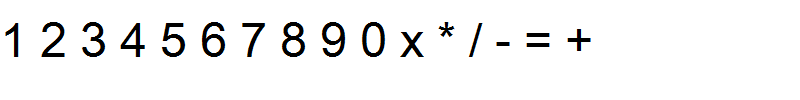
#> input picture images/novo.png, 800 x 100 px
$ jupyter execute --allow-errors saNeuronskom.ipynb   (shell and % lines are left out)   (older library calls are emulated)
#> lines starting #> are read from the running program, lines starting #| are printed output that depends on the picture; after the words box and inside, x2 and y2 are one past the last pixel; in counts of white or black regions, pixels touching at a corner belong together
[cell 1]
from __future__ import print_function
#import potrebnih biblioteka
import cv2
import collections

# keras
from keras.models import Sequential
from keras.layers.core import Dense,Activation
from keras.optimizers import SGD

#Sklearn biblioteka sa implementiranim K-means algoritmom
from sklearn import datasets
from sklearn.cluster import KMeans

import numpy as np
import matplotlib.pylab as plt
plt.rcParams['figure.figsize'] = 16, 12 # za prikaz većih slika i plotova, zakomentarisati ako nije potrebno
print('sa')

[cell 2]
#Funkcionalnost implementirana u V1
def load_image(path):
#> called with path = 'images/novo.png'
    return cv2.cvtColor(cv2.imread(path), cv2.COLOR_BGR2RGB)
def image_gray(image):
    return cv2.cvtColor(image, cv2.COLOR_RGB2GRAY)
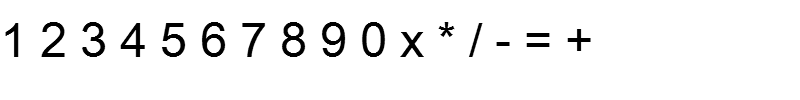
#> returned value: shape (100, 800); min 0, max 255, mean 242.4
def image_bin(image_gs):
    ret,image_bin = cv2.threshold(image_gs, 127, 255, cv2.THRESH_BINARY)
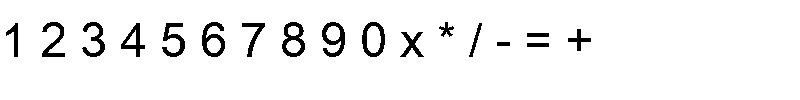
#> image_bin: shape (100, 800); 95% white; 17 black regions, largest, box (x1, y1, x2, y2) and area: (282, 22, 305, 57) 385, (202, 22, 225, 57) 380, (322, 22, 345, 57) 377
    return image_bin
def invert(image):
    return 255-image
#> returned value: shape (100, 800); 5% white; 17 white regions
def display_image(image, color= False):
    if color:
        plt.imshow(image)
    else:
        plt.imshow(image, 'gray')
def dilate(image):
    kernel = np.ones((3,3)) # strukturni element 3x3 blok
    return cv2.dilate(image, kernel, iterations=1)
def erode(image):
    kernel = np.ones((3,3)) # strukturni element 3x3 blok
    return cv2.erode(image, kernel, iterations=1)

#Funkcionalnost implementirana u OCR basic
def resize_region(region):
    resized = cv2.resize(region,(28,28), interpolation = cv2.INTER_NEAREST)
    return resized
def scale_to_range(image):
    return image / 255
def matrix_to_vector(image):
    return image.flatten()
def prepare_for_ann(regions):
    ready_for_ann = []
    for region in regions:
        ready_for_ann.append(matrix_to_vector(scale_to_range(region)))
    return ready_for_ann
def convert_output(outputs):
    return np.eye(len(outputs))
def winner(output):
    return max(enumerate(output), key=lambda x: x[1])[0]

[cell 3]
def select_roi(image_orig, image_bin):
    '''
    Funkcija kao u vežbi 2, iscrtava pravougaonike na originalnoj slici, pronalazi sortiran niz regiona sa slike,
    i dodatno treba da sačuva rastojanja između susednih regiona.
    '''
    img, contours, hierarchy = cv2.findContours(image_bin.copy(), cv2.RETR_EXTERNAL, cv2.CHAIN_APPROX_SIMPLE)
#> contours = 17 contours; largest, box (x1, y1, x2, y2) and area: (362, 22, 385, 57) 616, (282, 22, 305, 57) 580, (202, 22, 225, 57) 486, (322, 22, 345, 57) 482, (121, 23, 145, 57) 327
    sorted_regions = []  # lista sortiranih regiona po x osi (sa leva na desno)
    regions_dic = {}
    x0, y0, w0, h0 = cv2.boundingRect(contours[0])  # koordinate i velicina granicnog pravougaonika
#> x0 = 527; y0 = 43; w0 = 22; h0 = 4

    for contour in contours:
        x, y, w, h = cv2.boundingRect(contour)  # koordinate i velicina granicnog pravougaonika
        area = cv2.contourArea(contour)
        # CIFRE, x, y, +
        if h > 2 and w > 1 and h < 80 and w < 60 :
            # kopirati [y:y+h+1, x:x+w+1] sa binarne slike i smestiti u novu sliku
            # označiti region pravougaonikom na originalnoj slici (image_orig) sa rectangle funkcijom
            region = image_bin[y:y + h + 1, x:x + w + 1];
            regions_dic[x] = resize_region(region)
            cv2.rectangle(image_orig, (x, y), (x + w, y + h), (0, 255, 0), 2)
#> this loop made 17 passes
#> (x, y, w, h, area) on passes 4 to 15: (400, 32, 24, 25, 187), (568, 29, 23, 22, 122), (469, 23, 13, 34, 79.5), (242, 23, 23, 34, 178), (162, 23, 23, 34, 261), (121, 23, 24, 34, 327), (6, 23, 12, 34, 129.5), (439, 22, 15, 15, 68.5), (362, 22, 23, 35, 616), (322, 22, 23, 35, 482.5), (282, 22, 23, 35, 580), (202, 22, 23, 35, 485.5)
#> (contour, x, y, w, h, area) on passes 1 to 3: ([[527, 43], [527, 46], [548, 46], [548, 43]], 527, 43, 22, 4, 63), ([[497, 42], [497, 45], [509, 45], [509, 42]], 497, 42, 13, 4, 36), ([[527, 33], [527, 36], [548, 36], [548, 33]], 527, 33, 22, 4, 63)
#> pass 1, in resize_region, `resized = cv2.resize(region,(28,28), interpolation = cv2.INTER_NEAREST)`:
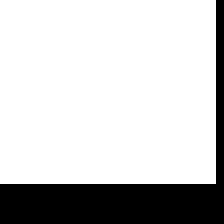
#> resized: shape (28, 28) (shown 8 times larger); 79.2% white; 1 black region, box (x1, y1, x2, y2) and area: (0, 0, 28, 28) 163
#> pass 2, in resize_region (call 2), `resized = cv2.resize(region,(28,28), interpolation = cv2.INTER_NEAREST)`:
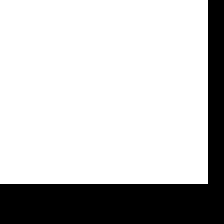
#> resized: shape (28, 28) (shown 8 times larger); 76.3% white; 1 black region, box (x1, y1, x2, y2) and area: (0, 0, 28, 28) 186
#> after the loop:
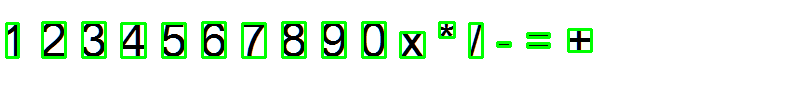
#> image_orig: shape (100, 800, 3); mean of channels 0, 1, 2 229.8, 245, 229.8; drawn as B, G, R
#> after the loop:
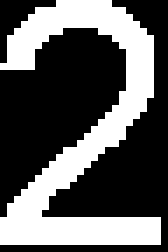
#> region: shape (36, 24) (shown 7 times larger); 36.6% white; 1 white region, box (x1, y1, x2, y2) and area: (0, 0, 23, 35) 316
#> after the loop, regions_dic = 16 items
            #         # minus

    sorted_regions_dic = collections.OrderedDict(sorted(regions_dic.items()))
#> sorted_regions_dic = 16 items
    sorted_regions = sorted_regions_dic.values()

    # sortirati sve regione po x osi (sa leva na desno) i smestiti u promenljivu sorted_regions
    return image_orig, sorted_regions

[cell 4]
# [44 lines left out: functions display_result, display_result1, not called in this run]

[cell 5]
def create_ann():
    '''
    Implementirati veštačku neuronsku mrežu sa 28x28 ulaznih neurona i jednim skrivenim slojem od 128 neurona.
    Odrediti broj izlaznih neurona. Aktivaciona funkcija je sigmoid.
    '''
    ann = Sequential()
    # Postaviti slojeve neurona mreže 'ann'
    ann.add(Dense(128, input_dim=784, activation='sigmoid'))
    ann.add(Dense(16, activation='sigmoid'))
    return ann

# [12 lines left out: function train_ann, not called in this run]

[cell 6]
image_color = load_image('images/novo.png')

image_test_obucavanje = invert(image_bin(image_gray(image_color)))
# img = image_bin(image_gray(image_color))
selected_test_obucavanje, letters_obucavanje = select_roi(image_color.copy(), image_test_obucavanje)

# selected_regions, letters = select_roi(image_color, img)
display_image(selected_test_obucavanje)
print ('Broj prepoznatih regiona:', len(letters_obucavanje))
#| Broj prepoznatih regiona: 16

[cell 7]
alphabet = ['1','2','3','4','5','6','7','8','9','0','x','*','/','-','=','+']
inputs = prepare_for_ann(letters_obucavanje)
#> inputs = 16 items
outputs = convert_output(alphabet)
#> (the rest of this cell did not finish here and is left out)

#> (a cell that did not finish here is left out)

[cell 9]
image_color = load_image('images/d.png')
#> call 2 of load_image, with path = 'images/d.png'
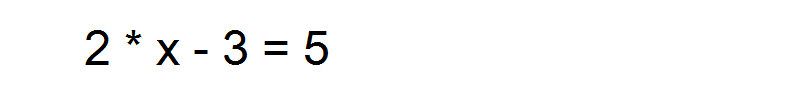
#> input picture images/d.png, 800 x 100 px

image_test_obucavanje = invert(image_bin(image_gray(image_color)))
#> in image_bin (call 2), `ret,image_bin = cv2.threshold(image_gs, 127, 255, cv2.THRESH_BINARY)`:
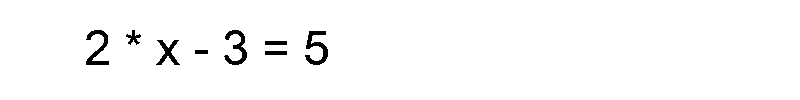
#> image_bin: shape (100, 800); 98.1% white; 8 black regions, largest, box (x1, y1, x2, y2) and area: (305, 31, 328, 65) 339, (86, 30, 109, 65) 316, (224, 30, 247, 65) 314
#> in invert (call 2), `return 255-image`: returned value: shape (100, 800); 1.9% white; 8 white regions
selected_test_obucavanje, letters_obucavanje = select_roi(image_color.copy(), image_test_obucavanje)
#> in select_roi (call 2), `img, contours, hierarchy = cv2.findContours(image_bin.copy(), cv2.RETR..`: contours = 8 contours; box (x1, y1, x2, y2) and area: (305, 31, 328, 65) 261, (224, 30, 247, 65) 245, (86, 30, 109, 65) 244, (156, 40, 180, 65) 187, (126, 30, 141, 45) 68, (265, 51, 287, 55) 63, (265, 41, 287, 45) 63, (195, 50, 208, 54) 36
#> in select_roi (call 2), `x0, y0, w0, h0 = cv2.boundingRect(contours[0])`: x0 = 265; y0 = 51
#> the loop in select_roi (call 2), `for contour in contours:` made 8 passes
#> (x, y, w, h, area) on passes 4 to 8: (156, 40, 24, 25, 187), (305, 31, 23, 34, 261), (224, 30, 23, 35, 245), (126, 30, 15, 15, 68.5), (86, 30, 23, 35, 244.5)
#> (contour, x, y, w, h, area) on passes 1 to 3: ([[265, 51], [265, 54], [286, 54], [286, 51]], 265, 51, 22, 4, 63), ([[195, 50], [195, 53], [207, 53], [207, 50]], 195, 50, 13, 4, 36), ([[265, 41], [265, 44], [286, 44], [286, 41]], 265, 41, 22, 4, 63)
#> after the loop in select_roi (call 2), `for contour in contours:`:
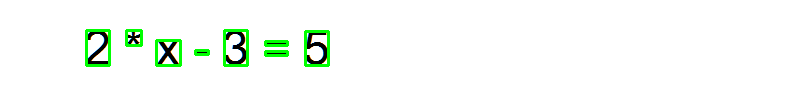
#> image_orig: shape (100, 800, 3); mean of channels 0, 1, 2 245.4, 251.4, 245.4; drawn as B, G, R
#> after the loop in select_roi (call 2), `for contour in contours:`: regions_dic = 7 items

display_image(selected_test_obucavanje)
print ('Broj prepoznatih regiona:', len(letters_obucavanje))
#| Broj prepoznatih regiona: 7

[cell 10]
selected_regions, letters = select_roi(image_color.copy(), image_test_obucavanje)
display_image(selected_regions)
print('Broj prepoznatih regiona:', len(letters))
#| Broj prepoznatih regiona: 7

[cell 11]
inputs = prepare_for_ann(letters)
#> inputs = 7 items
#> (the rest of this cell did not finish here and is left out)
